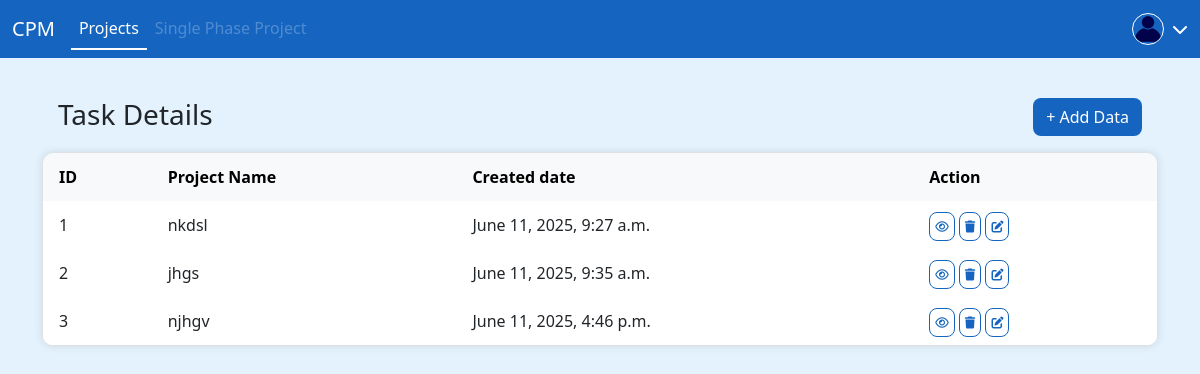
The page / on the database its author committed.
### home/models.py (models this page shows)
class ProjectModel(BaseModel):
    name = models.CharField(max_length=500)

### home/views.py (the view, shortened to what this page needs)
# urls.py: path('', ProjectView.as_view(), name='project_list'),
class ProjectView(View):
    def get(self, request):
        form = ProjectForm()
        data = ProjectModel.objects.all()
        return render(request, 'home/project.html', {'form': form,'data':data})

### templates/home/project.html (shortened to what this page needs)
{% extends 'base.html' %}
{% block component %}
<div class="d-flex justify-content-between">
    <h3 class="m-3">Task Details</h3>
    <button type="button" class="btn  m-3 custom-button" data-bs-toggle="modal" data-bs-target="#addProjectModal">
        + Add Data
    </button>
</div>
<div class="">
  <table class="task-list ">
    <thead class="table-light">
      <tr>
        <th>ID</th>
        <th>Project Name</th>
        <th>Created date</th>
        <th>Action</th>
      </tr>
    </thead>
    <tbody>
        {% for item in data %}
        <tr>
            <td>{{item.id}}</td>
            <td>{{item.name}}</td>
            <td>{{item.created_at}}</td>
            <td >
                <a class="action-button" href="{% url 'project_details' id=item.id %}"><i class="fa-regular fa-eye"></i></a>
                <a class="action-button" href="{% url 'project_list' %}?id={{ item.id }}"><i class="fa-solid fa-trash"></i></a>
                <a class="action-button" href="{% url 'project_list' %}?id={{ item.id }}"><i class="fa-solid fa-pen-to-square"></i></a>
            </td>
        </tr>
        {% endfor %}
    </tbody>
  </table>
</div>
{% endblock component %}

### templates/base.html (style rules this page uses)
body { background-color: #e3f2fd; }
.task-list { border-collapse: separate; border-spacing: 0; border: 1px solid #dee2e6; border-radius: 10px; overflow: hidden; box-shadow: 0 0 8px rgba(0,0,0,0.1); width: 100%; }
.task-list thead tr:first-child th:first-child { border-top-left-radius: 12px; }
.task-list thead tr:first-child th:last-child { border-top-right-radius: 12px; }
.task-list th, .task-list td { padding: 12px 16px; vertical-align: middle; background-color: #fff; }
.task-list thead th { background-color: #f8f9fa; }
.custom-button { border-radius: 8px; background-color: #1565c0; color: white; }
.action-button { padding: 5px; font-size: 12px; border: 1px solid #1565c0; border-radius: 8px; color: #1565c0; }

### rows shown on the page
ProjectModel: id "1", name "nkdsl", created_at "June 11, 2025, 9:27 a.m."
ProjectModel: id "2", name "jhgs", created_at "June 11, 2025, 9:35 a.m."
ProjectModel: id "3", name "njhgv", created_at "June 11, 2025, 4:46 p.m."
